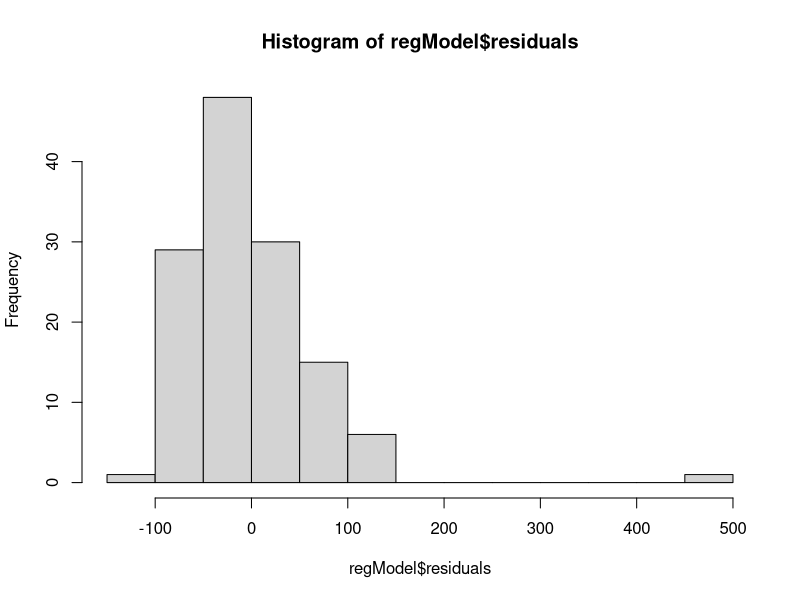
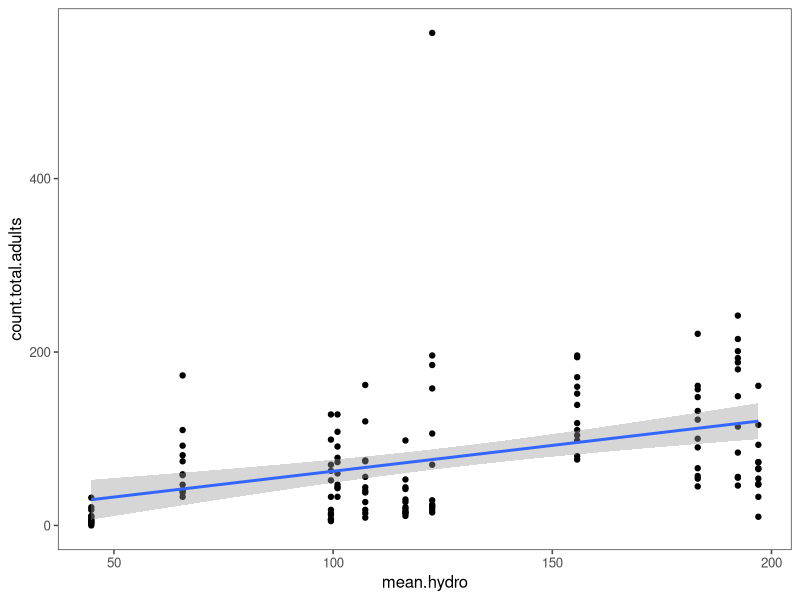
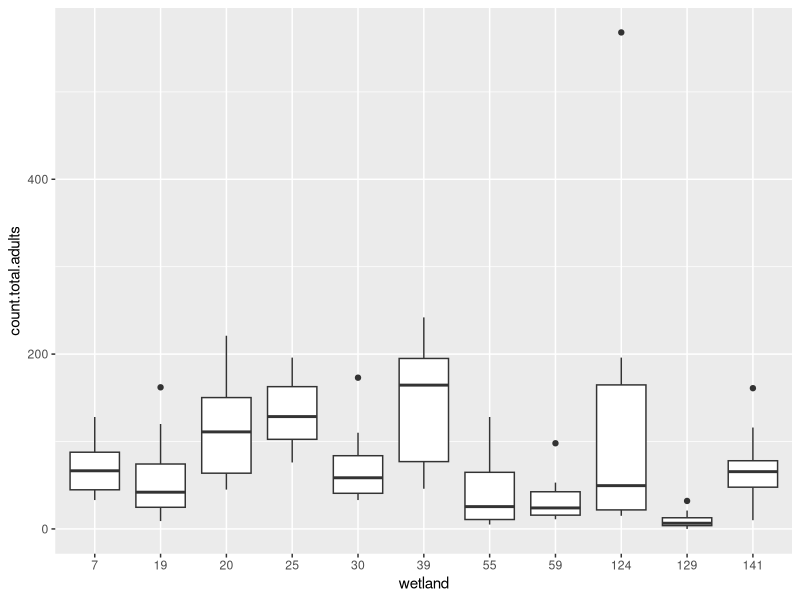
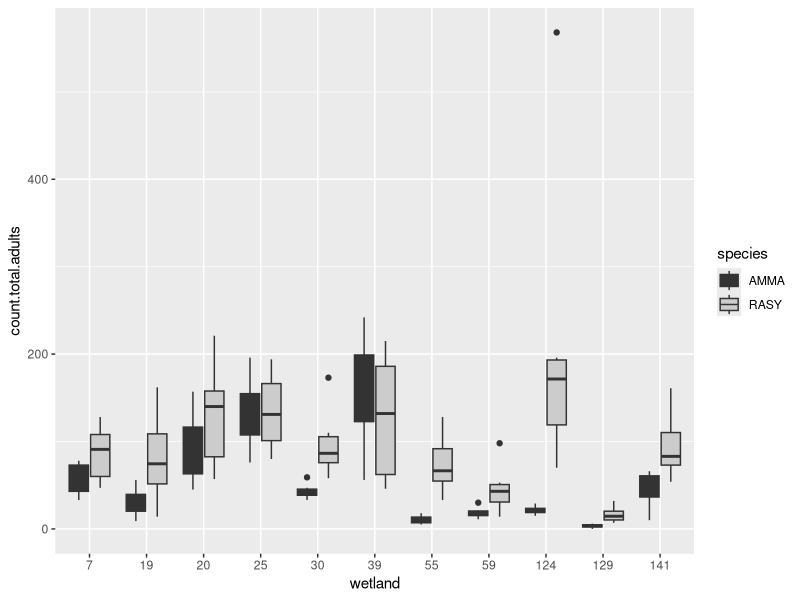
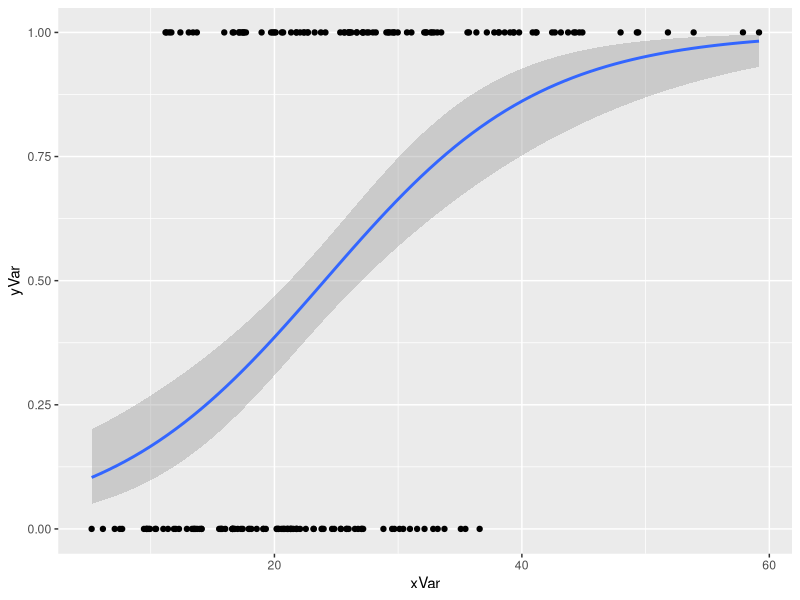
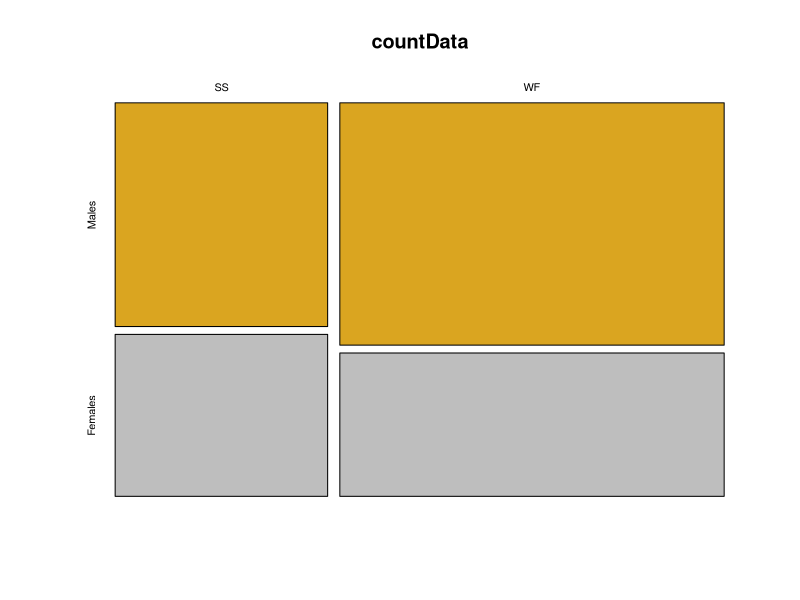
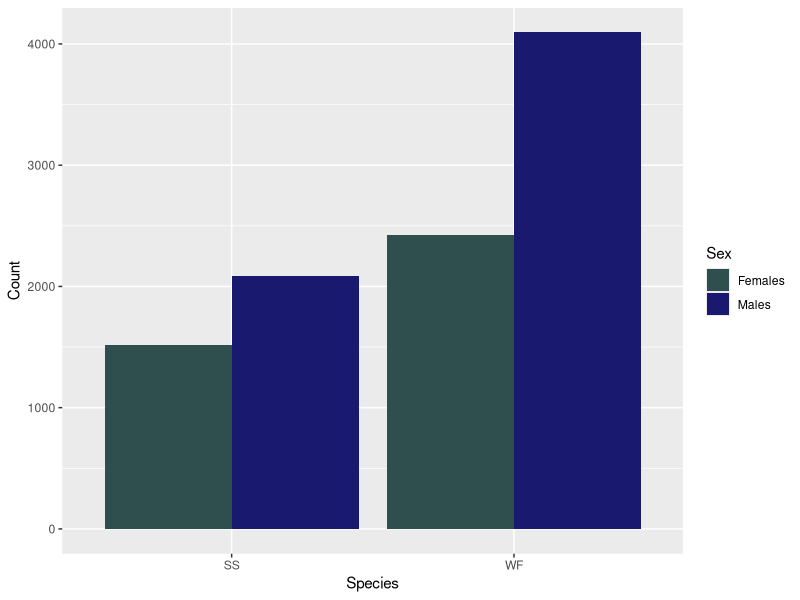
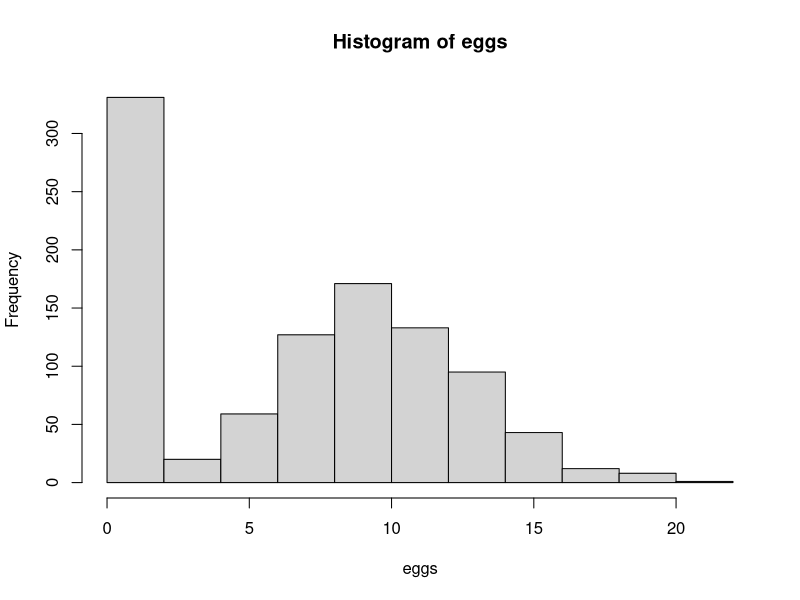

Write R code to recreate these figures, in order.
##### Simple Data Analysis and More Complex Control Structures
##### 30 January 2023
##### MFH


dryadData <- read.table(file="Data/veysey-data.csv", header=TRUE, sep=",")

## Set up libraries
library(tidyverse)
library(ggthemes)

### Analyses
### Experimental designs
### independent/explanatory variable (x-axis) vs dependent/response variable (y-axis)
### continuous (range of numbers: height, weight, temperature) vs discrete/categorical variables (categories: species, treatments, site)

glimpse(dryadData)

### Basic linear regression analysis (2 continuous variables)
### Is there a relationship between the mean pool hydroperoid and the number of breeding frigs caught?
## y ~ x
regModel <- lm(count.total.adults ~ mean.hydro, data=dryadData)
print(regModel)
summary(regModel)
hist(regModel$residuals)
summary(regModel)$"r.squared"
summary(regModel)[["r.squared"]]

#View(summary(regModel))

regPlot <- ggplot(data = dryadData, aes(x=mean.hydro, y=count.total.adults)) + 
  geom_point() + 
  stat_smooth(method="lm", se = 0.99)
regPlot + theme_few()

### Basic ANOVA
### Was there a statistically significant difference in the number of adults among wetlands?
#y ~ x

ANOmodel <- aov(count.total.adults ~ factor(wetland), data=dryadData)
summary(ANOmodel)

dryadData %>% 
  group_by(wetland) %>% 
  summarize(avgHydro = mean(count.total.adults, na.rm=T, N=n()))

### Boxplot
dryadData$wetland <- factor(dryadData$wetland)
class(dryadData$wetland)

ANOplot <- ggplot(data=dryadData, mapping=aes(x=wetland, y=count.total.adults)) + 
  geom_boxplot()
ANOplot


ANOplot2<- ggplot(data=dryadData, mapping=aes(x=wetland, y=count.total.adults, fill=species)) + 
  geom_boxplot() + 
  scale_fill_grey()
ANOplot2
#ggsave(file="SpeciesBoxplots.pdf", plot=ANOplot2, device="pdf")

### Logistic regression
## Data frame
# gamma probabilities - continuous variables that are alwas positive and a skewed distribution
xVar <- sort(rgamma(n=200, shape=5, scale=5))
yVar <- sample(rep(c(1,0), each=100), prob=seq_len(200))
logRegData <-data.frame(xVar, yVar)

### Logistic regression Analysis
logRegModel <- glm(yVar ~ xVar, 
                   data=logRegData,
                   family=binomial(link=logit))
summary(logRegModel)

logRegPlot <- ggplot(data = logRegData, aes(x=xVar, y=yVar)) + 
  geom_point() + 
  stat_smooth(method = "glm", method.args=list(family=binomial))
logRegPlot


### Contingency table (chi-squared) Analysis
### Are there differences in counts of males and females between species

countData <- dryadData %>% 
  group_by(species) %>% 
  summarize(Males = sum(No.males, na.rm=T), Females = sum(No.females, na.rm=T)) %>% 
  select(-species) %>% 
  as.matrix()
countData

row.names(countData) = c("SS", "WF")
countData

## chi-squared
## get residuals
testResults <- chisq.test(countData)
testResults$residuals
testResults$expected

#### mosaic plot (base R)
mosaicplot(x=countData, 
           col=c("goldenrod", "grey"), 
           shade=FALSE)

### bar plot

countDataLong <- countData %>% 
  as_tibble() %>%
  mutate(Species = c(rownames(countData))) %>% 
  pivot_longer(cols = Males:Females,
               names_to = "Sex", 
               values_to = "Count")

### Plot bar graph
ggplot(data = countDataLong, 
       mapping = aes(x=Species, y=Count, fill=Sex)) + 
  geom_bar(stat="identity", position="dodge") +  #plots bars next to each other
  scale_fill_manual(values=c("darkslategrey", "midnightblue"))


#############################################################################
#### Control Structures 

# if and ifelse statements

###### if stateent
#### if (condition) {expression 1}

#### if (condition) {expression 1} else {expression 2}

#### if (condition1) {expression 1} else (condition2) {expression 2} else {expression 3}

### if any finale unspecified else captures the rest of (unspecified) conditions
# else must appear on the same line as the expression
# use it for single values

z<- signif(runif(1), digits=2)
z > 0.5

### {} or not
if (z > 0.8) {cat(z, "is a large number", "\n")} else 
  if (z < 0.2) {cat(z, "is a small number", "\n")} else 
  {cat(z, "is number of medium size", "\n")  
    cat("z^2", z^2, "\n") 
    y <- TRUE}
y

#### ifelse to fill vectors

### ifelse(condition, yes, no)

#### insect population where females lay 10.2 eggs on average, follows Poisson distribution (discrete probability distribution showing the likely number of times an event will occur). 35% parasitism where no eggs are laid.  Let's make a distribution for 1000 individuals
tester <- runif(1000)
eggs <- ifelse(tester > 0.35, rpois(n=1000, lambda=10.2), 0)
hist(eggs)

#### vector of p-values from a simulation and we want to create a vector to highlight the significant ones for plotting
pVals <- runif(1000)
z <- ifelse(pVals <= 0.025, "lowerTail", "nonSig")
z
z[pVals >= 0.975] <- "upperTail"
table(z)

###### for loops
#### workhorse function for doing repetitive tasks
### universal in all computer languages
### Controversial in R
#### - often unnecessary (vectorization in R)
#### - very slow with certain operations
#### - family of apply functions

#### Anatomy of for loop
### for(Variable in sequence){ # starts loop
  # body of for loop
#}
# var is a counter variable that holds the current value of the loop (i, j, k)
#sequence is an integer vector that defines start/end of loop

for(i in 1:5){
  cat("stuck in a loop", i, "\n")
  cat(3+2, "\n")
  cat(3+i, "\n")
}
print(i)

### use a counter variable that maps to the position of each element
my_dogs <- c("chow", "akita", "malamute", "husky", "samoyed")
for(i in 1:length(my_dogs)) {
  cat("i=", i, "my_dogs[i]=", my_dogs[i], "\n")
}

#### use double for loops
m <- matrix(round(runif(20), digits=2), nrow=5)

for (i in 1:nrow(m)) {
  m[i,] <- m[i,] + i
}
m

## loop over columns
m <- matrix(round(runif(20), digits=2), nrow=5)
for(j in 1:ncol(m)){
  m[,j] <- m[,j] + j
}
m

#### loop over rows and columns
m <- matrix(round(runif(20), digits=2), nrow=5)

for(i in 1:nrow(m)){
  for(j in 1:ncol(m)){
    m[i,j] <- m[i,j] + i + j
  }
}
print(m)






